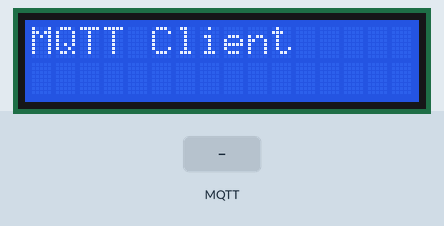
Simulated run of this sketch. Board: Arduino Uno, built with avr-gcc and run on an emulated ATmega328P. On the bench: 16×2 character LCD. The inputs (shaded band) are chosen by the test bench. No MQTT or app messages arrive unless stated.

Above: at 1.3 s.
1.4 s: MQTT message "messages" arrives on the first subscribed topic
At 2.4 s:
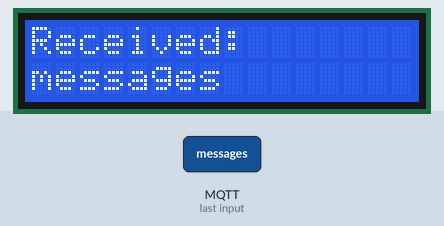
2.9 s: MQTT message "1" arrives on the first subscribed topic
At 3.5 s:
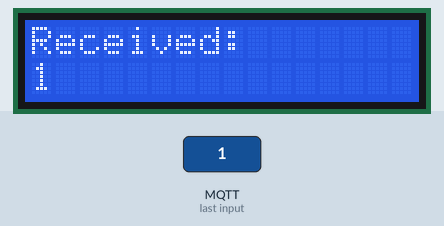
4.4 s: MQTT message "on" arrives on the first subscribed topic
At 4.7 s:
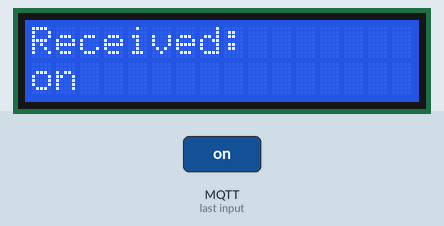
5.9 s: MQTT message "off" arrives on the first subscribed topic
At 7.0 s:
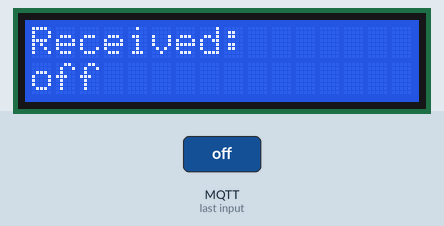
Timing chart, 0 to 8.4 s (numbered marks = the images above; inputs shaded):
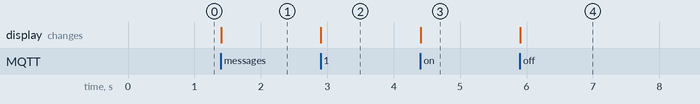

The sketch:

mqtt.ino
```cpp
#include <SPI.h>
#include <Ethernet.h>
#include <PubSubClient.h>
#include <LiquidCrystal.h>

//
// Network Configuration
//
byte mac[] = { 0x90, 0xA2, 0xDA, 0x0E, 0x98, 0x91 };
byte server[] = { 192, 168, 1, 3 };
byte ip[] = { 192, 168, 1, 34 };

//
// Callback function header
//
void callback(char* topic, byte* payload, unsigned int length);

//
// toString function header
//
String toString(byte* payload, unsigned int length);

//
// Ethernet and MQTT Clients
//
EthernetClient ethClient;
PubSubClient client(server, 1883, callback, ethClient);

//
// LCD Shield
//
LiquidCrystal lcd(8, 9, 4, 5, 6, 7);

void setup() {
  //
  // LCD Setup
  //
  lcd.begin(16, 2);
  lcd.setCursor(0, 0);
  lcd.print("MQTT Client");

  //
  // MQTT Client Setup
  //
  Ethernet.begin(mac, ip);
  if (client.connect("ardx01")) {
    client.subscribe("messages");
  }
}

void loop() {
  client.loop();
}

//
// MQTT Callback function
//
void callback(char* topic, byte* payload, unsigned int length) {

  if (strcmp(topic, "messages") == 0) {
    String msg = toString(payload, length);
    //
    // Print received message on LCD
    //
    lcd.clear();
    lcd.setCursor(0, 0);
    lcd.print("Received:");
    lcd.setCursor(0, 1);
    lcd.print(msg);
  }
}

//
// toString function
//
String toString(byte* payload, unsigned int length) {
  int i = 0;
  char buff[length + 1];
  for (i = 0; i < length; i++) {
    buff[i] = payload[i];
  }
  buff[i] = '\0';
  String msg = String(buff);
  return msg;
}
```

Measured:
- after the input at 1.4 s, the display: changes at once (image 1)
- after the input at 2.9 s, the display: changes at once (image 2)
- after the input at 4.4 s, the display: changes at once (image 3)
- after the input at 5.9 s, the display: changes at once (image 4)
